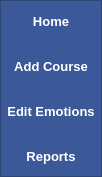
        <widget class="QFrame" name="frame_left_menu">
         <property name="minimumSize">
          <size>
           <width>0</width>
           <height>0</height>
          </size>
         </property>
         <property name="maximumSize">
          <size>
           <width>0</width>
           <height>600</height>
          </size>
         </property>
         <property name="styleSheet">
          <string notr="true">background-color:#3b5998;</string>
         </property>
         <property name="frameShape">
          <enum>QFrame::StyledPanel</enum>
         </property>
         <property name="frameShadow">
          <enum>QFrame::Raised</enum>
         </property>
         <layout class="QVBoxLayout" name="verticalLayout_3">
          <property name="spacing">
           <number>0</number>
          </property>
          <property name="leftMargin">
           <number>0</number>
          </property>
          <property name="topMargin">
           <number>0</number>
          </property>
          <property name="rightMargin">
           <number>0</number>
          </property>
          <property name="bottomMargin">
           <number>0</number>
          </property>
          <item alignment="Qt::AlignTop">
           <widget class="QFrame" name="frame_top_menu">
            <property name="frameShape">
             <enum>QFrame::NoFrame</enum>
            </property>
            <property name="frameShadow">
             <enum>QFrame::Raised</enum>
            </property>
            <layout class="QVBoxLayout" name="verticalLayout_4">
             <property name="spacing">
              <number>5</number>
             </property>
             <property name="leftMargin">
              <number>0</number>
             </property>
             <property name="topMargin">
              <number>0</number>
             </property>
             <property name="rightMargin">
              <number>0</number>
             </property>
             <property name="bottomMargin">
              <number>0</number>
             </property>
             <item>
              <widget class="QPushButton" name="HomeBtn">
               <property name="minimumSize">
                <size>
                 <width>100</width>
                 <height>40</height>
                </size>
               </property>
               <property name="font">
                <font>
                 <pointsize>10</pointsize>
                 <weight>75</weight>
                 <bold>true</bold>
                </font>
               </property>
               <property name="styleSheet">
                <string notr="true">QPushButton{
	color:#ffffff;
	background-color:#3b5998;
	border:0px solid;
}
QPushButton:hover{
background-color:#324a80;
}</string>
               </property>
               <property name="text">
                <string>Home</string>
               </property>
              </widget>
             </item>
             <item>
              <widget class="QPushButton" name="AddCourseBtn">
               <property name="minimumSize">
                <size>
                 <width>100</width>
                 <height>40</height>
                </size>
               </property>
               <property name="font">
                <font>
                 <pointsize>10</pointsize>
                 <weight>75</weight>
                 <bold>true</bold>
                </font>
               </property>
               <property name="styleSheet">
                <string notr="true">QPushButton{
	color:#ffffff;
	background-color:#3b5998;
	border:0px solid;
}
QPushButton:hover{
background-color:#324a80;
}</string>
               </property>
               <property name="text">
                <string>Add Course</string>
               </property>
              </widget>
             </item>
             <item>
              <widget class="QPushButton" name="EditEmotionBtn">
               <property name="minimumSize">
                <size>
                 <width>100</width>
                 <height>40</height>
                </size>
               </property>
               <property name="font">
                <font>
                 <pointsize>10</pointsize>
                 <weight>75</weight>
                 <bold>true</bold>
                </font>
               </property>
               <property name="styleSheet">
                <string notr="true">QPushButton{
	color:#ffffff;
	background-color:#3b5998;
	border:0px solid;
}
QPushButton:hover{
background-color:#324a80;
}</string>
               </property>
               <property name="text">
                <string>Edit Emotions</string>
               </property>
              </widget>
             </item>
             <item>
              <widget class="QPushButton" name="Settings">
               <property name="minimumSize">
                <size>
                 <width>100</width>
                 <height>40</height>
                </size>
               </property>
               <property name="font">
                <font>
                 <pointsize>10</pointsize>
                 <weight>75</weight>
                 <bold>true</bold>
                </font>
               </property>
               <property name="styleSheet">
                <string notr="true">QPushButton{
	color:#ffffff;
	background-color:#3b5998;
	border:0px solid;
}
QPushButton:hover{
background-color:#324a80;
}</string>
               </property>
               <property name="text">
                <string>Reports</string>
               </property>
              </widget>
             </item>
            </layout>
           </widget>
          </item>
         </layout>
        </widget>
